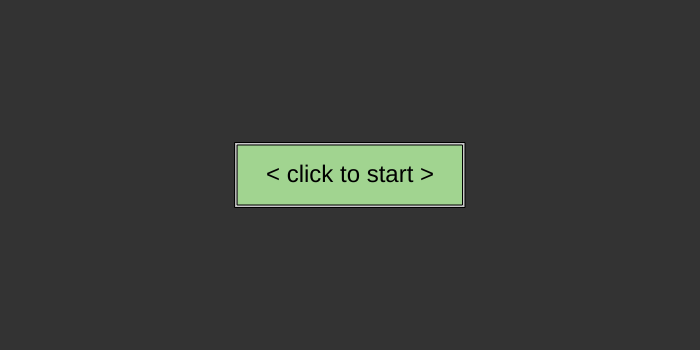
Frame 1 (no input)
Frame 60 (no input): identical to frame 1, image omitted
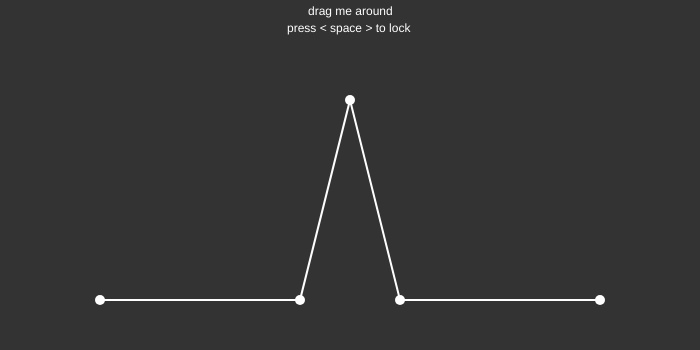
Frame 120 (the mouse pressed at the canvas centre since frame 60)

The p5.js sketch that drew these frames (run headless with seeded random() and noise() and a simulated clock; from frame 60 on, the mouse is pressed at the canvas centre):

// p5.js sketch
// ── sketch.js
var fractalize = false;

var base = 300;
var a,b,c,d,e;
var move = [false, false, false, false, false];
var mouseX_orig, mouseY_orig;
var seed;
var started = false;

function setup() {
	createCanvas(700,350);
	a = createVector(0,0);
	b = createVector(200,0);
	c = createVector(250, -200);
	d = createVector(300, 0);
	e = createVector(500, 0);
}

function draw() {
	background(51);
	if (!started){
		push();
		fill(200);
		rectMode(CENTER);
		rect(width/2,height/2,230,65);
		pop();
		push();
		fill(161,212,144);
		rectMode(CENTER);
		rect(width/2,height/2,225,60);
		pop();
		push();
		fill(0);
		textSize(24);
		textAlign(CENTER,CENTER);
		text("< click to start >",width/2,height/2);
		pop();
	}
	else{
		translate(100,base);
		if (!fractalize){
			push();
			fill(255);
			noStroke();
			textSize(12);
			text("drag me around", 208, -285);
			text("press < space > to lock", 187, -268);
			pop();
			movePoints();
			drawLines();
		}		
		else {
			push();
			fill(255);
			noStroke();
			textSize(12);
			text("press < enter > to fractalize", 445, -285);
			text("press < r > to restart", 467, -268);
			pop();
			seed.show();
		}
	}
}

function keyPressed(){
	if (key == ' ' && !fractalize){
		seed = new SeedCopy(a,b,c,d,e);
		fractalize = true;
	}

	if (keyCode == ENTER){
		seed.update();
		if (seed.level_number>6)
			seed.restart();
	}

	if (key === "R"){
		fractalize = false;
	}
}

function mousePressed(){
	var points = [a, b, c, d, e];
	if (!started && mouseX<=width && mouseY<=height){
		started = true;
	}
	if (!fractalize && started){
		for (var i=0; i<points.length; i++){
			if (dist(mouseX-100, mouseY-base, points[i].x, points[i].y)<6){
				mouseX_orig = mouseX;
				mouseY_orig = mouseY;
				pointX_orig = points[i].x;
				pointY_orig = points[i].y;
				move[i] = true;
			}
		}
	}
}

function mouseReleased(){
	if (!fractalize){
		for (var i=0; i<move.length; i++){
			if (move[i])
				move[i] = false;
		}
	}
}

function drawLines(){
	push();
		stroke(255);
		strokeWeight(10);
		point(a.x, a.y);
		point(b.x, b.y);
		point(c.x, c.y);
		point(d.x, d.y);
		point(e.x, e.y);

		strokeWeight(2);
		line(a.x, a.y, b.x, b.y);
		line(b.x, b.y, c.x, c.y);
		line(c.x, c.y, d.x, d.y);
		line(d.x, d.y, e.x, e.y);
	pop();
}

function movePoints(){
	var new_loc_x, new_loc_y;
	if (move[0]){
		push();
		new_loc_x = pointX_orig + mouseX-mouseX_orig;
		if (new_loc_x>=-70 && new_loc_x<=b.x)
			a.x = new_loc_x;
		pop();
	}
	if (move[1]){
		push();
		new_loc_x = pointX_orig + mouseX-mouseX_orig;
		new_loc_y = pointY_orig + mouseY-mouseY_orig;
		if (new_loc_x>=a.x && new_loc_x<=c.x)
			b.x = new_loc_x;
		if (new_loc_x>c.x)
			b.x = c.x;
		if (new_loc_y>=c.y && new_loc_y<=0)
			b.y = new_loc_y;
		if (new_loc_y>0)
			b.y = 0;
		pop();
	}
	if (move[2]){
		push();
		new_loc_y = pointY_orig + mouseY-mouseY_orig;
		if (new_loc_y>=-250 && new_loc_y<=-30 && new_loc_y<=b.y && new_loc_y<=d.y)
			c.y = new_loc_y;
		pop();
	}
	if (move[3]){
		push();
		new_loc_x = pointX_orig + mouseX-mouseX_orig;
		new_loc_y = pointY_orig + mouseY-mouseY_orig;
		if (new_loc_x>=c.x && new_loc_x<=e.x)
			d.x = new_loc_x;
		if (new_loc_x<c.x)
			d.x = c.x;
		if (new_loc_y>=c.y && new_loc_y<=0)
			d.y = new_loc_y;
		if (new_loc_y > 0)
			d.y = 0;
		pop();
	}
	if (move[4]){
		push();
		new_loc_x = pointX_orig + mouseX-mouseX_orig;
		if (new_loc_x>=d.x && new_loc_x<=600)
			e.x = new_loc_x;
		pop();
	}

}
// ── seedCopy.js
function SeedCopy(a,b,c,d,e){
	this.a = a.copy();
	this.b = b.copy();
	this.c = c.copy();
	this.d = d.copy();
	this.e = e.copy();

	this.lines = [];
	this.lines.push(new SeedLine(this.a,this.b, this.a, this.b, this.c, this.d, this.e));
	this.lines.push(new SeedLine(this.b,this.c, this.a, this.b, this.c, this.d, this.e));
	this.lines.push(new SeedLine(this.c,this.d, this.a, this.b, this.c, this.d, this.e));
	this.lines.push(new SeedLine(this.d,this.e, this.a, this.b, this.c, this.d, this.e));

	this.level_number = 0;

	this.show = function(){
		for (var i=0; i<this.lines.length; i++){
			this.lines[i].show();
		}
	}

	this.update = function(){
		this.lines = this.recurse(this.lines);
		this.level_number++;
	}

	this.recurse = function(lines){
		var new_lines = [];
		
		for (var i=0; i<lines.length; i++){
			var aa = lines[i].lineA();
			var bb = lines[i].lineB();
			var cc = lines[i].lineC();
			var dd = lines[i].lineD();
			var ee = lines[i].lineE();

			new_lines.push(new SeedLine(aa,bb, aa,bb,cc,dd,ee));
			new_lines.push(new SeedLine(bb,cc, aa,bb,cc,dd,ee));
			new_lines.push(new SeedLine(cc,dd, aa,bb,cc,dd,ee));
			new_lines.push(new SeedLine(dd,ee, aa,bb,cc,dd,ee));
		}
		return new_lines;
	}

	this.restart = function(){
		this.lines = [];
		this.lines.push(new SeedLine(this.a,this.b, this.a, this.b, this.c, this.d, this.e));
		this.lines.push(new SeedLine(this.b,this.c, this.a, this.b, this.c, this.d, this.e));
		this.lines.push(new SeedLine(this.c,this.d, this.a, this.b, this.c, this.d, this.e));
		this.lines.push(new SeedLine(this.d,this.e, this.a, this.b, this.c, this.d, this.e));
		this.level_number = 0; 
	}
}
// ── seedLine.js
function SeedLine(start, end, a, b, c, d, e){
	this.a = a;
	this.b = b;
	this.c = c;
	this.d = d;
	this.e = e;
	this.start = start;
	this.end = end;
	
	this.show = function(){
		stroke(255);
		line(this.start.x, this.start.y, this.end.x, this.end.y);
	}

	this.lineA = function(){
		return this.start;
	}

	this.lineB = function(){
		var v1 = createVector(this.b.x-this.a.x, this.b.y-this.a.y);
		var v2 = createVector(this.e.x-this.a.x, this.e.y-this.a.y);
		var v1_mag = dist(this.b.x,this.b.y, this.a.x, this.a.y);
		var v2_mag = dist(this.e.x,this.e.y, this.a.x, this.a.y);
		var dot = v1.x*v2.x + v1.y*v2.y;
		if (abs(dot/(v1_mag*v2_mag)-1)>0.0001)
			var theta = -acos(dot/(v1_mag*v2_mag));
		else
			var theta = 0;

		var scale = v1_mag/v2_mag;		
		
		var v = createVector(this.end.x-this.start.x, this.end.y-this.start.y);
		v.mult(scale);
		v.rotate(theta);
		v.add(this.start);
		return v;
	}

	this.lineC = function(){
		var v1 = createVector(this.c.x-this.a.x, this.c.y-this.a.y);
		var v2 = createVector(this.e.x-this.a.x, this.e.y-this.a.y);
		var v1_mag = dist(this.c.x,this.c.y, this.a.x, this.a.y);
		var v2_mag = dist(this.e.x,this.e.y, this.a.x, this.a.y);
		var dot = v1.x*v2.x + v1.y*v2.y;
		var theta = -acos(dot/(v1_mag*v2_mag));

		var scale = v1_mag/v2_mag;		
		
		var v = createVector(this.end.x-this.start.x, this.end.y-this.start.y);
		v.mult(scale);
		v.rotate(theta);
		v.add(this.start);
		return v;
	}

	this.lineD = function(){
		var v1 = createVector(this.d.x-this.a.x, this.d.y-this.a.y);
		var v2 = createVector(this.e.x-this.a.x, this.e.y-this.a.y);
		var v1_mag = dist(this.d.x,this.d.y, this.a.x, this.a.y);
		var v2_mag = dist(this.e.x,this.e.y, this.a.x, this.a.y);
		var dot = v1.x*v2.x + v1.y*v2.y;
		if (abs(dot/(v1_mag*v2_mag)-1)>0.0001)
			var theta = -acos(dot/(v1_mag*v2_mag));
		else
			var theta = 0;

		var scale = v1_mag/v2_mag;		
		
		var v = createVector(this.end.x-this.start.x, this.end.y-this.start.y);
		v.mult(scale);
		v.rotate(theta);
		v.add(this.start);
		return v;
	}

	this.lineE = function(){
		return this.end;
	}
}
